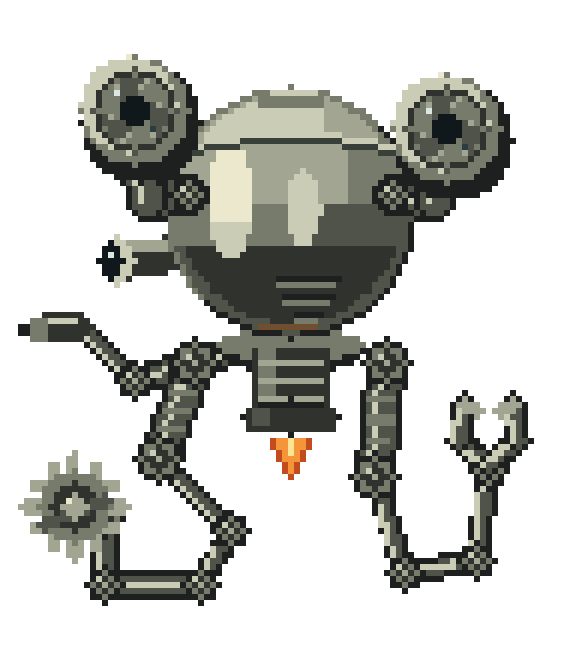

The Python source for this figure:
#!/usr/bin/env python3
"""Codsworth pixel glyph: shared geometry for GIF, PNG, SVG and terminal output.

The model and pre-war reference pictures inform the silhouette, warm chrome,
articulated tool arms and compact thruster. Coordinates use a 96 x 112 pixel grid.
"""
import argparse
import json
import math
from pathlib import Path

BG, OUTLINE, DARK, SHADOW, MID, SHELL, LIGHT, HI = range(8)
GLASS, LENS, GLINT, FLAME, CORE, RUST, EMBER, SEAM = range(8, 16)
PALETTE = {
    BG: (18, 20, 24), OUTLINE: (30, 32, 31), DARK: (48, 50, 45),
    SHADOW: (79, 83, 74), MID: (119, 123, 108), SHELL: (162, 165, 145),
    LIGHT: (202, 204, 182), HI: (235, 232, 206), GLASS: (16, 24, 27),
    LENS: (43, 61, 65), GLINT: (218, 231, 227), FLAME: (245, 149, 57),
    CORE: (255, 228, 147), RUST: (114, 78, 49), EMBER: (195, 76, 30),
    SEAM: (57, 63, 57),
}
W, H, CX, CY, R = 96, 112, 48, 35, 21
FRAME_MS = 80
ACTIVITIES = ('idle', 'talking', 'listening', 'thinking')
EXPRESSIONS = ('neutral', 'pleased', 'skeptical', 'concerned', 'annoyed')


class Grid:
    def __init__(self):
        self.g = [[BG] * W for _ in range(H)]

    def put(self, r, c, material):
        r, c = round(r), round(c)
        if 0 <= r < H and 0 <= c < W:
            self.g[r][c] = material

    def rect(self, r0, r1, c0, c1, material):
        for r in range(round(r0), round(r1) + 1):
            for c in range(round(c0), round(c1) + 1):
                self.put(r, c, material)

    def ellipse(self, r, c, ry, rx, material):
        for y in range(math.floor(r - ry), math.ceil(r + ry) + 1):
            for x in range(math.floor(c - rx), math.ceil(c + rx) + 1):
                if ((y - r) / ry) ** 2 + ((x - c) / rx) ** 2 <= 1:
                    self.put(y, x, material)

    def disc(self, r, c, radius, material):
        self.ellipse(r, c, radius, radius, material)

    def seg(self, a, b, width, material):
        dy, dx = b[0] - a[0], b[1] - a[1]
        length = dy * dy + dx * dx or 1
        margin = width / 2
        for r in range(math.floor(min(a[0], b[0]) - margin), math.ceil(max(a[0], b[0]) + margin) + 1):
            for c in range(math.floor(min(a[1], b[1]) - margin), math.ceil(max(a[1], b[1]) + margin) + 1):
                t = max(0, min(1, ((r - a[0]) * dy + (c - a[1]) * dx) / length))
                if (r - a[0] - t * dy) ** 2 + (c - a[1] - t * dx) ** 2 <= margin ** 2:
                    self.put(r, c, material)

    def joint(self, point, radius=3):
        r, c = point
        self.disc(r, c, radius + 1, OUTLINE)
        self.disc(r, c, radius, MID)
        self.disc(r, c, radius - 1, DARK)
        self.put(r - 1, c - 1, LIGHT)
        self.put(r, c, SHELL)

    def strut(self, a, b, width=4):
        self.seg(a, b, width + 2, OUTLINE)
        self.seg(a, b, width, SHADOW)
        self.seg((a[0], a[1] - 1), (b[0], b[1] - 1), 1, LIGHT)

    def ball(self, cr, cc):
        for r in range(math.floor(cr - R), math.ceil(cr + R) + 1):
            for c in range(math.floor(cc - R), math.ceil(cc + R) + 1):
                x, y = (c - cc) / R, (r - cr) / R
                d = x * x + y * y
                if d > 1:
                    continue
                if d > .91:
                    material = MID if x + y < 0 else OUTLINE
                elif y > .25:
                    material = DARK if d < .77 else SHADOW
                elif y > -.08:
                    material = SHADOW if x > .12 else MID
                else:
                    material = SHELL if x < .45 else MID
                # Broad reflected highlights follow the round shell, not a diagonal split.
                if d < .87 and ((x + .48) / .18) ** 2 + ((y + .1) / .48) ** 2 < 1:
                    material = HI if y < .06 else LIGHT
                if d < .87 and ((x - .1) / .14) ** 2 + ((y + .04) / .3) ** 2 < 1:
                    material = LIGHT
                if d < .87 and y < -.58:
                    material = LIGHT if x < .25 else SHELL
                self.put(r, c, material)
        # Dome joint, cap, three lower vents and warm lower rim.
        for x in range(-17, 18):
            y = -12 + round(2 * (x / 17) ** 2)
            self.put(cr + y, cc + x, SEAM)
            self.put(cr + y - 1, cc + x, LIGHT)
        self.rect(cr - 19, cr - 18, cc - 5, cc + 5, MID)
        self.rect(cr - 20, cr - 20, cc - 3, cc + 4, LIGHT)
        for y, width in ((11, 10), (14, 8), (17, 5)):
            self.rect(cr + y, cr + y, cc - width // 2 + 3, cc + width // 2 + 3, OUTLINE)
            self.rect(cr + y + 1, cr + y + 1, cc - width // 2 + 3, cc + width // 2 + 2, MID)
        self.rect(cr + 19, cr + 19, cc - 5, cc + 4, RUST)

    def optic(self, r, c, radius, look=0, aperture=.4, subdued=False, shutter=0):
        """Recessed camera iris: fixed barrel, radial blades, centered opening."""
        r, c = round(r), round(c)
        subdued = subdued >= .5
        self.ellipse(r + 2, c + 1, radius + 1, radius + 1, OUTLINE)
        self.disc(r, c, radius, MID)
        self.disc(r - 1, c - 1, radius - 1, LIGHT)
        self.disc(r, c, radius - 2, DARK)
        self.disc(r, c, radius - 3, MID)
        inner = radius - 3
        stop = 1.05 + max(0, min(1, aperture)) * 3.45
        # Six overlapping sectors leave a centered hexagonal opening. The blades
        # turn as the aperture contracts; neither a pupil nor an eyelid translates.
        angle = .25 * (1 - aperture)
        normals = [(math.cos(angle + i * math.tau / 6),
                    math.sin(angle + i * math.tau / 6)) for i in range(6)]
        for dy in range(-inner, inner + 1):
            for dx in range(-inner, inner + 1):
                distance = math.hypot(dx, dy)
                if distance > inner - .25:
                    continue
                opening = max(dx * nx + dy * ny for nx, ny in normals) <= stop
                if opening:
                    material = GLASS
                else:
                    theta = (math.atan2(dy, dx) - angle - .14 * distance) % math.tau
                    sector = theta / (math.tau / 6)
                    material = (DARK if int(sector) % 2 else SHADOW) if subdued else (SHADOW if int(sector) % 2 else MID)
                    if sector % 1 < .12:
                        material = MID if subdued else SHELL
                self.put(r + dy, c + dx, material)
        if shutter:
            # Stylized mechanical upper shutter, entirely inside the fixed bezel.
            # Opposite slopes give a traditional glare without deforming the barrel.
            for dy in range(-inner, inner + 1):
                for dx in range(-inner, inner + 1):
                    boundary = -6 + abs(shutter) * 5 + shutter * dx * .45
                    if dx * dx + dy * dy < (inner - .25) ** 2 and dy < boundary:
                        self.put(r + dy, c + dx, SHADOW if dy < boundary - 1 else MID)
        # Reflections belong to the protective glass; they do not track the iris.
        self.put(r - 3, c - 3, GLINT)
        self.put(r + 3, c + 3, LENS)
        for dy, dx in ((-7, 0), (0, -7), (7, 0), (0, 7)):
            self.put(r + dy, c + dx, SHADOW)
        self.put(r - radius, c - 1, HI)


def frame(bob=0, arms=(0, 0, 0), lp=0, rp=0, flame=0, turn=0,
          apertures=(.4, .4), gaze=0, voice=0, reach=0, lift=0, grip=0, tilt=0, glare=False):
    g = Grid()
    cr = CY + bob
    la, ra, rear = arms

    def p(y, x):
        return cr + y, CX + x

    # Rear tool arm and rear optic are behind the shell and forward arms.
    rear_sh, rear_elbow, nozzle = p(23, -9), p(28 + rear, -26), p(19 + rear, -35)
    g.strut(rear_sh, rear_elbow, 3)
    g.strut(rear_elbow, nozzle, 2)
    g.joint(rear_elbow, 2)
    g.seg(nozzle, p(19 + rear, -41), 4, DARK)
    g.seg(p(18 + rear, -36), p(18 + rear, -42), 1, LIGHT)
    g.rect(cr + 18 + rear, cr + 21 + rear, CX - 43, CX - 41, MID)
    g.rect(cr + 19 + rear, cr + 20 + rear, CX - 45, CX - 44, OUTLINE)
    g.seg(p(6, -15), p(8, -27), 6, DARK)
    g.seg(p(5, -15), p(6, -28), 2, SHELL)
    g.ellipse(cr + 8, CX - 29, 4, 3, LIGHT)
    g.ellipse(cr + 8, CX - 30, 3, 2, GLASS)
    g.put(cr + 7, CX - 30, GLINT)

    # Compact gimbal, ribbed thruster and visible hover flame.
    g.ellipse(cr + 23, CX, 4, 12, OUTLINE)
    g.ellipse(cr + 22, CX, 3, 12, MID)
    g.rect(cr + 23, cr + 32, CX - 6, CX + 6, DARK)
    g.rect(cr + 23, cr + 32, CX - 5, CX - 3, MID)
    for y in (25, 28, 31):
        g.rect(cr + y, cr + y, CX - 5, CX + 5, SHELL)
    g.ellipse(cr + 34, CX, 3, 8, OUTLINE)
    g.rect(cr + 33, cr + 36, CX - 7, CX + 7, DARK)
    g.rect(cr + 33, cr + 35, CX - 6, CX - 4, SHADOW)
    length = 7 + round(flame)
    for y in range(length):
        width = max(0, round(3 * (1 - y / length)))
        g.rect(cr + 38 + y, cr + 38 + y, CX - width, CX + width, EMBER)
        if width:
            g.rect(cr + 38 + y, cr + 38 + y, CX - width + 1, CX + width - 1, FLAME)
        if y < length // 2:
            g.put(cr + 38 + y, CX, CORE)

    # Anchored shoulders, bent links and distinct left saw/right gripper.
    left = [p(25, -16), p(42 + la, -22), p(54 + la, -10),
            p(63 + la, -15), p(63 + la, -31), p(52 + la, -31)]
    right = [p(25, 16), p(43 + ra - lift * .35, 14 + reach * .25),
             p(59 + ra - lift * .65, 19 + reach * .25),
             p(57 + ra - lift * .85, 31 + reach * .35),
             p(42 + ra - lift, 33 + reach)]
    for points in (left, right):
        for index, (a, b) in enumerate(zip(points, points[1:])):
            g.strut(a, b, 5 if index == 0 else 2)
        for index, point in enumerate(points):
            g.joint(point, 3 if index < 2 else 2)
        # Ribbing on the substantial upper actuator housing.
        a, b = points[:2]
        for t in (.3, .5, .7):
            y, x = a[0] + t * (b[0] - a[0]), a[1] + t * (b[1] - a[1])
            g.seg((y, x - 2), (y, x + 2), 1, MID)

    sr, sc = cr + 50 + la, CX - 36
    for tooth in range(12):
        a = turn + tooth * math.tau / 12
        g.seg((sr + 6 * math.sin(a), sc + 6 * math.cos(a)),
              (sr + 8 * math.sin(a), sc + 8 * math.cos(a)), 2, SHELL)
    g.disc(sr, sc, 6, MID)
    g.disc(sr, sc, 4, DARK)
    g.seg((sr + 3, sc - 5), (sr - 1, sc + 5), 2, SHADOW)
    g.disc(sr, sc, 2, SHELL)
    g.put(sr - 1, sc - 1, HI)

    wr, wc = right[-1]
    opening = 5 - 3 * grip
    for side in (-1, 1):
        a, b, c = (wr - 1, wc), (wr - 5, wc + side * opening), (wr - 11, wc + side * (opening - 1))
        g.strut(a, b, 2)
        g.strut(b, c, 2)
        g.seg(c, (c[0] + 1, c[1] - side * 2), 2, SHELL)

    g.ball(cr, CX)
    voice = round(voice)
    if voice:
        g.rect(cr + 14, cr + 14, CX + 1, CX + 2 + voice, FLAME)

    # Heavy articulated eyestalks sit beside the dome, as in the reference.
    for side, drift in ((-1, lp), (1, rp)):
        root = p(-3, side * 17)
        hinge = p(-2, side * 24)
        eye = p(-17 + drift + (2 if side == 1 else 0), side * 26 + gaze)
        g.strut(root, hinge, 5)
        g.strut(hinge, (eye[0] + 4, eye[1]), 5)
        g.joint(root, 2)
        g.optic(*eye, 9, aperture=apertures[0 if side == -1 else 1],
                subdued=glare, shutter=-side * glare)
    if tilt:
        # Rotate the complete assembly together so joints stay attached.
        angle = math.radians(tilt)
        c, s = math.cos(angle), math.sin(angle)
        pivot_y = cr + 25
        rotated = [[BG] * W for _ in range(H)]
        for y in range(H):
            for x in range(W):
                sx = round(CX + (x - CX) * c + (y - pivot_y) * s)
                sy = round(pivot_y - (x - CX) * s + (y - pivot_y) * c)
                if 0 <= sx < W and 0 <= sy < H:
                    rotated[y][x] = g.g[sy][sx]
        return rotated
    return g.g


def poses(n=32, state='idle', expression='neutral'):
    """Combine an activity and an expression, preserving the same canvas/loop phase."""
    if state not in ACTIVITIES or expression not in EXPRESSIONS:
        raise ValueError('Unknown activity or expression')
    if n < 1:
        raise ValueError('Frame count must be positive')
    # Eye angles, independent radial apertures, stalk direction and arm posture.
    poses = {
        'neutral': (0, 0, (.4, .4), 0, (0, 0)),
        'pleased': (-2, -2, (.92, .92), 0, (-1, -1)),
        'skeptical': (-2, 2, (.95, .02), 1, (0, 2)),
        'concerned': (1, -1, (.95, .8), -1, (-1, -2)),
        'annoyed': (2, 2, (.75, .75), 0, (-2, 2)),
    }
    left, right, apertures, gaze, posture = poses[expression]
    gestures = {
        'neutral': (0, 0, 0, 0, 2),
        'pleased': (2, 8, 0, -2, 3),
        'skeptical': (-4, 12, .35, 3, 1),
        'concerned': (-10, 9, .7, -2, 1),
        'annoyed': (-6, 2, .85, 0, .4),
    }
    reach, lift, grip, tilt, hover = gestures[expression]
    result = []
    for index in range(n):
        phase = math.tau * index / n
        speech = max(0, round(2 * math.sin(phase * 3))) if state == 'talking' else 0
        lp = left + (0 if expression == 'annoyed' else round(math.sin(phase + .4)))
        rp = right + (0 if expression == 'annoyed' else round(math.sin(phase + 2)))
        if state == 'listening':
            lp -= 1
            rp -= 1
        elif state == 'thinking':
            lp += 1
            rp -= 2
        result.append(dict(
            bob=round(hover * math.sin(phase)),
            arms=(posture[0] + round(min(1.5, hover) * math.sin(phase - .8)) - speech,
                  posture[1] + round(min(1.5, hover) * math.sin(phase + 1.5)),
                  round(math.sin(phase + 2.8))),
            lp=lp, rp=rp, apertures=apertures, gaze=round(2 * math.sin(phase)) if state == 'thinking' else gaze,
            reach=-12 if state == 'thinking' else reach,
            lift=19 + round(math.sin(phase)) if state == 'thinking' else lift,
            grip=.65 if state == 'thinking' else grip,
            tilt=3 if state == 'thinking' else tilt, glare=expression == 'annoyed',
            voice=speech, flame=round(2 * math.sin(phase * 3)), turn=phase / 3,
        ))
    return result


def frames(n=32, state='idle', expression='neutral'):
    return [frame(**pose) for pose in poses(n, state, expression)]


ACTIONS = ('open-panel', 'present-result', 'inspect-error')


def action_frames(name, n=48):
    """One-shot gestures with a grip anchor and explicit contact cues per frame."""
    if name not in ACTIONS or n < 2:
        raise ValueError('Unknown action or insufficient frames')

    def ease(value):
        value = max(0, min(1, value))
        return value * value * (3 - 2 * value)

    animation, cues = [], []
    for index in range(n):
        t = index / (n - 1)
        prepare = ease(t / .3)
        settle = 1 - ease((t - .78) / .22)
        hold = prepare * settle
        reach, lift = 3 * hold, 12 * hold
        grip = ease((t - .25) / .12) * (1 - ease((t - .78) / .12))
        lp, rp = round(-hold), round(-2 * hold)
        apertures = (.65, .65)
        if name == 'present-result':
            lift = 16 * hold
            apertures = (.9, .9)
            lp = rp = round(-2 * hold)
        elif name == 'inspect-error':
            apertures = (.85, .65 - .5 * hold)
            lp, rp = round(2 * hold), round(-3 * hold)
        bob = round(-2 * hold)
        animation.append(frame(bob=bob, reach=reach, lift=lift, grip=grip,
                               lp=lp, rp=rp, apertures=apertures,
                               gaze=round(hold), flame=round(math.sin(t * math.tau * 2))))
        cues.append({'progress': t, 'contact': .37 <= t < .78,
                     'phase': 'reach' if t < .3 else 'contact' if t < .37 else 'move' if t < .78 else 'settle',
                     'grip': [CX + 33 + reach, CY + bob + 31 - lift]})
    return animation, cues


def export_catalog(directory):
    """Native-resolution horizontal sprite sheets for each activity/expression pair."""
    from PIL import Image
    directory.mkdir(parents=True, exist_ok=True)
    catalog = {'width': W, 'height': H, 'frameMs': FRAME_MS,
               'activities': list(ACTIVITIES), 'expressions': list(EXPRESSIONS), 'clips': {}}
    for expression in EXPRESSIONS:
        for state in ACTIVITIES:
            animation = frames(state=state, expression=expression)
            key = f'{expression}-{state}'
            sheet = Image.new('RGBA', (W * len(animation), H))
            for index, grid in enumerate(animation):
                picture = Image.new('RGBA', (W, H))
                picture.putdata([PALETTE[m] + (0 if m == BG else 255,)
                                 for row in grid for m in row])
                sheet.paste(picture, (index * W, 0))
            sheet.save(directory / f'{key}.png')
            catalog['clips'][key] = {'src': f'{key}.png', 'frames': len(animation),
                                      'poses': poses(state=state, expression=expression)}
    catalog['actions'] = list(ACTIONS)
    for name in ACTIONS:
        animation, cues = action_frames(name)
        sheet = Image.new('RGBA', (W * len(animation), H))
        for index, grid in enumerate(animation):
            picture = Image.new('RGBA', (W, H))
            picture.putdata([PALETTE[m] + (0 if m == BG else 255,) for row in grid for m in row])
            sheet.paste(picture, (index * W, 0))
        key = f'action-{name}'
        sheet.save(directory / f'{key}.png')
        catalog['clips'][key] = {'src': f'{key}.png', 'frames': len(animation), 'loop': False, 'cues': cues}
    data = json.dumps(catalog, indent=2) + '\n'
    (directory / 'manifest.json').write_text(data)
    # A plain script also works when the preview is opened directly as a local file.
    (directory / 'manifest.js').write_text('globalThis.CODSWORTH_ANIMATIONS = ' + data.rstrip() + ';\n')


def ansi(grid):
    width = len(grid[0])
    rows = grid + ([[BG] * width] if len(grid) % 2 else [])
    lines = []
    for y in range(0, len(rows), 2):
        parts = []
        for x in range(width):
            top, bottom = PALETTE[rows[y][x]], PALETTE[rows[y + 1][x]]
            parts.append(f'\x1b[38;2;{top[0]};{top[1]};{top[2]};48;2;{bottom[0]};{bottom[1]};{bottom[2]}m▀')
        lines.append(''.join(parts) + '\x1b[0m')
    return '\n'.join(lines)


def svg(grid, px=1):
    body = ''.join(
        f'<rect x="{x * px}" y="{y * px}" width="{px}" height="{px}" fill="#%02x%02x%02x"/>' % PALETTE[m]
        for y, row in enumerate(grid) for x, m in enumerate(row) if m != BG)
    width, height = len(grid[0]) * px, len(grid) * px
    return (f'<svg xmlns="http://www.w3.org/2000/svg" width="{width}" height="{height}" '
            f'viewBox="0 0 {width} {height}" shape-rendering="crispEdges">{body}</svg>')


def positive_int(value):
    number = int(value)
    if number < 1:
        raise argparse.ArgumentTypeError('scale must be a positive integer')
    return number


def main():
    parser = argparse.ArgumentParser(description=__doc__)
    parser.add_argument('--out', type=Path, default=Path(__file__).resolve().parent)
    parser.add_argument('--px', type=positive_int, default=6)
    parser.add_argument('--print', action='store_true')
    parser.add_argument('--ascii', action='store_true')
    parser.add_argument('--state', choices=ACTIVITIES, default='idle')
    parser.add_argument('--expression', choices=EXPRESSIONS, default='neutral')
    parser.add_argument('--catalog', action='store_true', help='also export all expression/activity sprite sheets')
    args = parser.parse_args()
    animation = frames(state=args.state, expression=args.expression)
    if args.ascii:
        print('\n'.join(''.join('.#'[m != BG] for m in row) for row in animation[0]))
        return
    if args.print:
        print(ansi(animation[0]))
        return
    if not args.out.is_dir():
        parser.error('--out must name an existing directory')

    from PIL import Image
    palette = [channel for color in PALETTE.values() for channel in color]
    palette += [0] * (768 - len(palette))
    images = []
    for grid in animation:
        image = Image.new('P', (W, H))
        image.putpalette(palette)
        image.putdata([material for row in grid for material in row])
        image.info['transparency'] = BG
        images.append(image.resize((W * args.px, H * args.px), Image.Resampling.NEAREST))
    images[0].save(args.out / 'codsworth.gif', save_all=True, append_images=images[1:],
                   duration=FRAME_MS, loop=0, transparency=BG, disposal=2, optimize=False)
    images[0].convert('RGBA').save(args.out / 'codsworth.png')
    (args.out / 'codsworth.svg').write_text(svg(animation[0], args.px))
    if args.catalog:
        export_catalog(args.out / 'animations')
    print(f'{W}x{H} grid, {len(images)} frames -> GIF / PNG / SVG in {args.out}')


if __name__ == '__main__':
    main()
